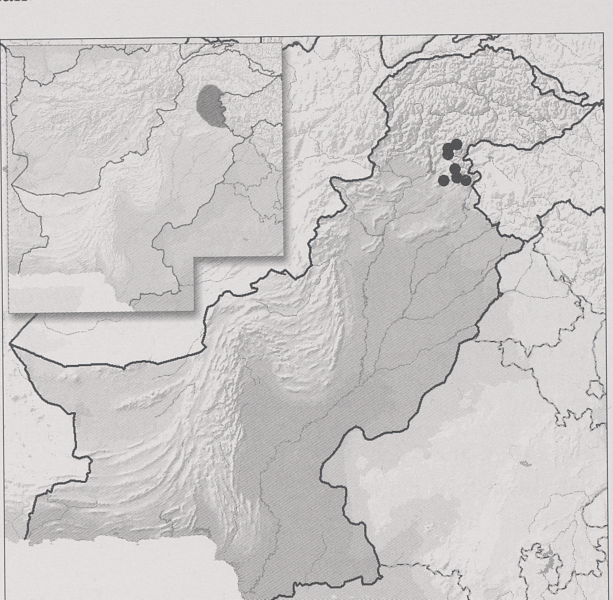
#> input picture data/output/maps/matching/15_0060map_1_0__eltola.tif, 1225 x 1199 px, given as the content of the folder D:/distribution_digitizer/data/input/pages/, which was not available (shown at 1/2 size)
$ python map_matching_mothE.py
#> lines starting #> are read from the running program, lines starting #| are printed output that depends on the picture; after the words box and inside, x2 and y2 are one past the last pixel; in counts of white or black regions, pixels touching at a corner belong together; pictures that were not available may be replaced by others from this repository, and a replacement may not be noted
import cv2
import numpy as np
import os

# Verzeichnis, das die Seitenbilder enthält
pages_dir = 'D:/distribution_digitizer/data/input/pages/'

# Verzeichnis, das die Templates enthält
template_dir = 'D:/distribution_digitizer/data/input/templates/maps/'

# Verzeichnis für die Speicherung der ausgeschnittenen Karten
output_dir = 'D:/test/output_2024-10-04_11-57-39/maps/matching/'

# Liste, um die geladenen Templates zu speichern
templates = []

# Durchlaufe alle Dateien im Template-Verzeichnis
for filename in os.listdir(template_dir):
    if filename.endswith('.tif') or filename.endswith('.png') or filename.endswith('.jpg'):
        file_path = os.path.join(template_dir, filename)
        template = cv2.imread(file_path, 0)  # Graustufenmodus
        templates.append((template, filename))

# Gehe durch alle Bilder im Seitenverzeichnis
for page_filename in os.listdir(pages_dir):
    if page_filename.endswith('.tif') or page_filename.endswith('.png') or page_filename.endswith('.jpg'):
        # Kompletter Pfad zum aktuellen Bild
        img_path = os.path.join(pages_dir, page_filename)

        # Lade das Bild (Graustufen und Farbe)
        img = cv2.imread(img_path, 0)  # Graustufenmodus
#> img: shape (1199, 1225); min 50, max 252, mean 201.8
        img_color = cv2.imread(img_path)  # Farbbild
#> img_color is the input picture: shape (1199, 1225, 3); mean B, G, R 200.8, 201, 203.8

        # Binärbild durch Schwellenwertbildung erstellen
        _, binary = cv2.threshold(img, 128, 255, cv2.THRESH_BINARY_INV)
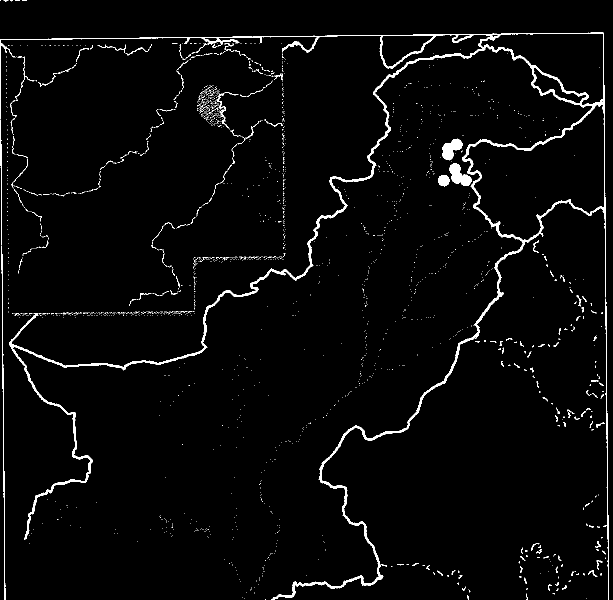
#> binary: shape (1199, 1225) (shown at 1/2 size); 2.7% white; 2356 white regions (2233 under 20 px), largest, box (x1, y1, x2, y2) and area: (0, 65, 1212, 1199) 25113, (899, 326, 943, 372) 1119, (884, 277, 925, 321) 1036

        # Morphologische Operationen
        kernel = np.ones((5, 5), np.uint8)
        dilated = cv2.dilate(binary, kernel, iterations=2)
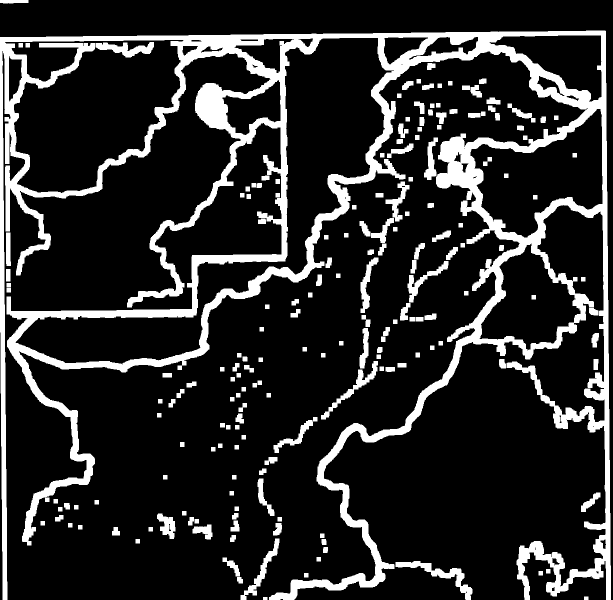
#> dilated: shape (1199, 1225) (shown at 1/2 size); 16.2% white; 189 white regions, largest, box (x1, y1, x2, y2) and area: (0, 61, 1222, 1199) 195653, (791, 1122, 945, 1199) 2525, (642, 722, 756, 839) 1818
        eroded = cv2.erode(dilated, kernel, iterations=2)
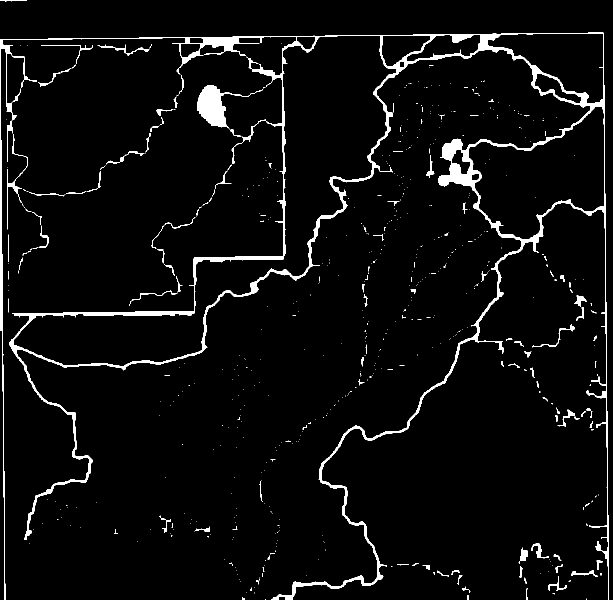
#> eroded: shape (1199, 1225) (shown at 1/2 size); 4.1% white; 647 white regions (533 under 20 px)

        # Konturen finden
        contours, _ = cv2.findContours(eroded, cv2.RETR_EXTERNAL, cv2.CHAIN_APPROX_SIMPLE)
#> contours = 642 contours, 572 with area under 20; largest, box (x1, y1, x2, y2) and area: (0, 65, 1218, 1199) 220562, (394, 170, 509, 257) 3399, (1041, 1095, 1056, 1122) 235, (1062, 1086, 1098, 1117) 223, (14, 338, 44, 459) 204

        # Hough-Transformation für Linienerkennung
        lines = cv2.HoughLinesP(eroded, 1, np.pi / 180, threshold=50, minLineLength=30, maxLineGap=10)
#> lines = 536 rows, first 6: [1, 660, 1, 151], [0, 660, 0, 78], [900, 70, 1074, 67], [28, 629, 388, 623], [2, 660, 2, 280], [563, 86, 568, 346]

        # Liste, um bereits verarbeitete Bereiche zu speichern (um Überschneidungen zu verhindern)
        processed_areas = []

        # Funktion zur Überprüfung, ob ein neuer Bereich bereits bearbeitet wurde
        def is_overlapping(x, y, w, h, processed_areas):
            for (px, py, pw, ph) in processed_areas:
                if (x < px + pw and x + w > px and y < py + ph and y + h > py):
                    return True
            return False

        # Gehe durch die Liste der Templates
        for template, filename in templates:
            template_h, template_w = template.shape[:2]

            # Definiere eine Toleranz für die Konturengrößen, basierend auf der Template-Größe
            tolerance = 0.5  # 50% Toleranz auf die Template-Größe
            min_w = int(template_w * (1 - tolerance))
            max_w = int(template_w * (1 + tolerance))
            min_h = int(template_h * (1 - tolerance))
            max_h = int(template_h * (1 + tolerance))

            # Gehe durch die gefundenen Konturen
            for idx, contour in enumerate(contours):
                x, y, w, h = cv2.boundingRect(contour)

                if min_w <= w <= max_w and min_h <= h <= max_h and not is_overlapping(x, y, w, h, processed_areas):
                    # Kartenbereich ausschneiden und speichern
                    card = img[y:y+h, x:x+w]
                    cv2.imwrite(f'{output_dir}card_{filename.split(".")[0]}_{page_filename.split(".")[0]}_{idx}.png', card)

                    # Zeichne das Rechteck im Originalbild ein
                    cv2.rectangle(img_color, (x, y), (x + w, y + h), (0, 0, 255), 2)

                    # Bereich zur Liste der verarbeiteten Bereiche hinzufügen
                    processed_areas.append((x, y, w, h))
#> after the loop, processed_areas = []

        # Markiere die erkannten Linien, die die Länge der Templates haben
        if lines is not None:
            for line in lines:
                x1, y1, x2, y2 = line[0]
                length = np.sqrt((x2 - x1) ** 2 + (y2 - y1) ** 2)

                # Überprüfen, ob die Länge der Linie innerhalb der Toleranz liegt
#> (the run stopped early here; a loop or call above may not have finished)
